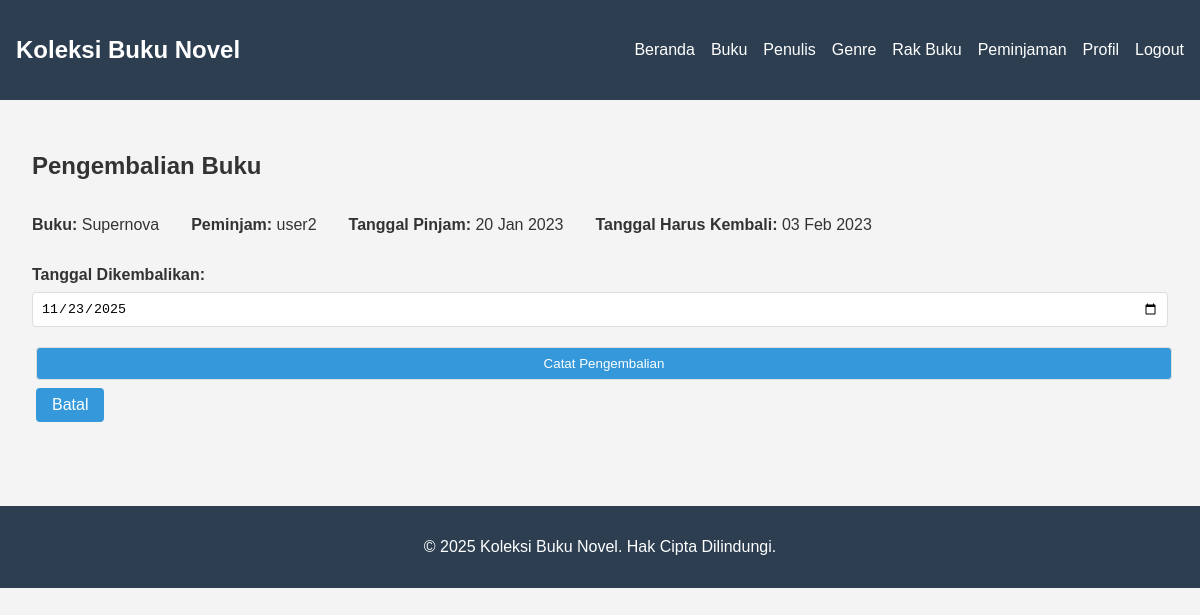
Screenshot of /pages/lending/return.php?id=2 (signed in) with the database file from the repository.
### tables this page shows
CREATE TABLE lending (
    id INT AUTO_INCREMENT PRIMARY KEY,
    user_id INT NOT NULL,
    book_id INT NOT NULL,
    borrow_date DATE NOT NULL,
    due_date DATE NOT NULL,
    return_date DATE NULL,
    is_returned BOOLEAN DEFAULT FALSE,
    created_at TIMESTAMP DEFAULT CURRENT_TIMESTAMP,
    updated_at TIMESTAMP DEFAULT CURRENT_TIMESTAMP ON UPDATE CURRENT_TIMESTAMP,
    FOREIGN KEY (user_id) REFERENCES users(id) ON DELETE CASCADE,
    FOREIGN KEY (book_id) REFERENCES books(id) ON DELETE CASCADE
);

CREATE TABLE books (
    id INT AUTO_INCREMENT PRIMARY KEY,
    title VARCHAR(200) NOT NULL,
    author_id INT,
    genre_id INT,
    publication_year YEAR,
    isbn VARCHAR(20),
    description TEXT,
    rack_id INT,
    total_copies INT DEFAULT 1,
    available_copies INT DEFAULT 1,
    cover_image VARCHAR(255),
    created_at TIMESTAMP DEFAULT CURRENT_TIMESTAMP,
    updated_at TIMESTAMP DEFAULT CURRENT_TIMESTAMP ON UPDATE CURRENT_TIMESTAMP,
    FOREIGN KEY (author_id) REFERENCES authors(id) ON DELETE SET NULL,
    FOREIGN KEY (genre_id) REFERENCES genres(id) ON DELETE SET NULL,
    FOREIGN KEY (rack_id) REFERENCES racks(id) ON DELETE SET NULL
);

CREATE TABLE users (
    id INT AUTO_INCREMENT PRIMARY KEY,
    username VARCHAR(50) UNIQUE NOT NULL,
    email VARCHAR(100) UNIQUE NOT NULL,
    password VARCHAR(255) NOT NULL,
    role ENUM('user', 'admin') DEFAULT 'user',
    created_at TIMESTAMP DEFAULT CURRENT_TIMESTAMP,
    updated_at TIMESTAMP DEFAULT CURRENT_TIMESTAMP ON UPDATE CURRENT_TIMESTAMP
);

### includes/functions.php (called while the page is built, shortened)
<?php
function format_date($date) {
    return date('d M Y', strtotime($date));
}
?>

### pages/lending/return.php (the view, shortened to what this page needs)
<?php
require_once '../../includes/header.php';
require_once '../../includes/functions.php';
require_once '../../includes/auth_check.php';
$lending_id = (int)$_GET['id'];
$stmt = $pdo->prepare("SELECT l.*, b.title as book_title, u.username as borrower_name, b.id as book_id
                      FROM lending l
                      LEFT JOIN books b ON l.book_id = b.id
                      LEFT JOIN users u ON l.user_id = u.id
                      WHERE l.id = ?");
$stmt->execute([$lending_id]);
$lending = $stmt->fetch(PDO::FETCH_ASSOC);
if ($_SERVER['REQUEST_METHOD'] == 'POST') {
    $return_date = $_POST['return_date'];
    try {
        $stmt = $pdo->prepare("UPDATE books SET available_copies = available_copies + 1 WHERE id = ?");
        $stmt->execute([$lending['book_id']]);
        $stmt = $pdo->prepare("UPDATE lending SET return_date = ?, is_returned = 1 WHERE id = ?");
        $stmt->execute([$return_date, $lending_id]);
        echo "<div class='alert alert-success'>Pengembalian berhasil dicatat!</div>";
        echo "<a href='index.php'>Kembali ke Daftar Peminjaman</a>";
    } catch (PDOException $e) {
        echo "<div class='alert alert-error'>Gagal mencatat pengembalian: " . $e->getMessage() . "</div>";
    }
} else {
    echo "<h2>Pengembalian Buku</h2>";
    echo "<div class='book-info'>";
    echo "<p><strong>Buku:</strong> " . $lending['book_title'] . "</p>";
    echo "<p><strong>Peminjam:</strong> " . $lending['borrower_name'] . "</p>";
    echo "<p><strong>Tanggal Pinjam:</strong> " . format_date($lending['borrow_date']) . "</p>";
    echo "<p><strong>Tanggal Harus Kembali:</strong> " . format_date($lending['due_date']) . "</p>";
    echo "</div>";
    echo "<form method='post'>";
    echo "<div class='form-group'>";
    echo "<label for='return_date'>Tanggal Dikembalikan:</label>";
    echo "<input type='date' id='return_date' name='return_date' value='" . date('Y-m-d') . "' required>";
    echo "</div>";
    echo "<div class='form-group'>";
    echo "<input type='submit' value='Catat Pengembalian' class='btn btn-primary'>";
    echo "<a href='index.php' class='btn'>Batal</a>";
    echo "</div>";
    echo "</form>";
}
require_once '../../includes/footer.php';
?>

### assets/css/style.css (style rules this page uses)
body { font-family: Arial, sans-serif; margin: 0; padding: 0; background-color: #f4f4f4; color: #333; }
.btn { display: inline-block; padding: 0.5rem 1rem; background-color: #3498db; color: white; text-decoration: none; border-radius: 4px; margin: 0.25rem; }
.btn-primary { background-color: #3498db; }
.form-group { margin-bottom: 1rem; }
.form-group label { display: block; margin-bottom: 0.5rem; font-weight: bold; }
.form-group input, .form-group textarea, .form-group select { width: 100%; padding: 0.5rem; border: 1px solid #ddd; border-radius: 4px; box-sizing: border-box; }
.book-info { display: flex; gap: 2rem; margin: 1rem 0; }

### rows the page displays
lending: book.title "Supernova", user.username "user2", borrow_date "20 Jan 2023", due_date "03 Feb 2023"

### other values shown
SITE_NAME "Koleksi Buku Novel"
